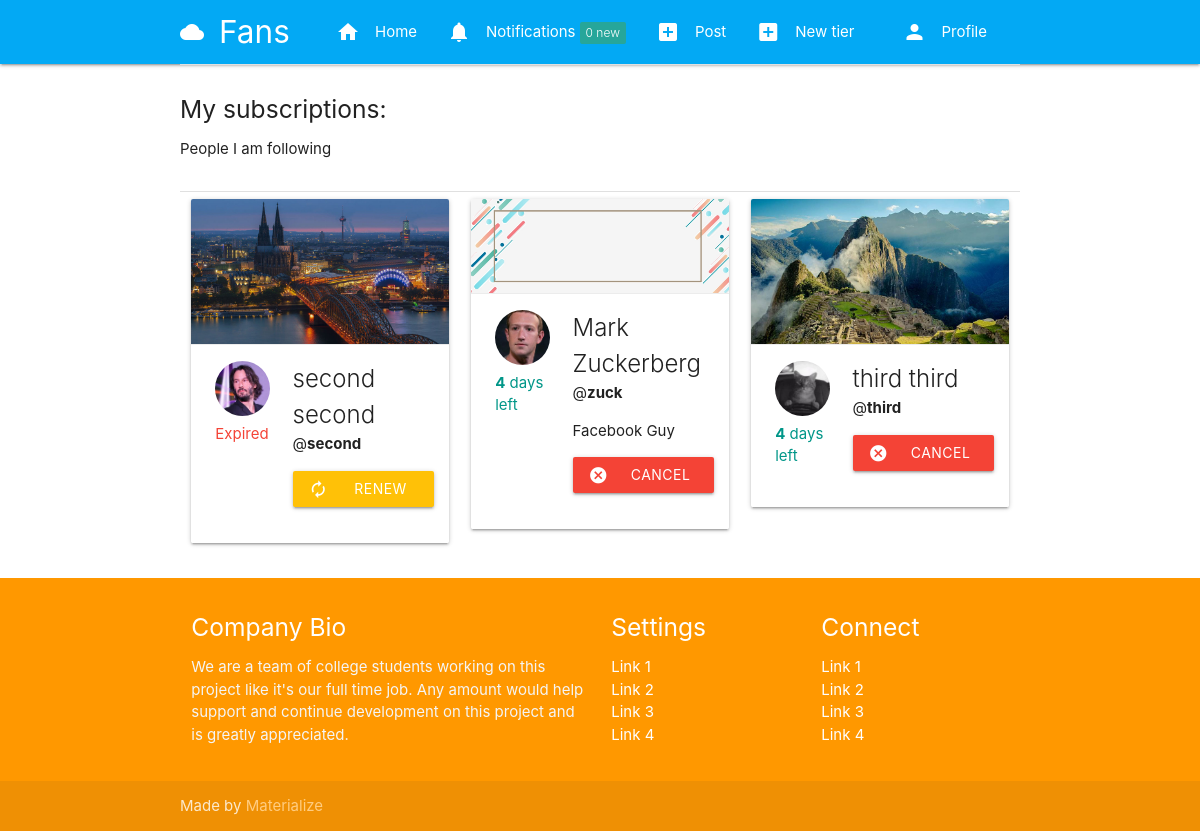
The app's page /sub/myfollows (signed in), older data.
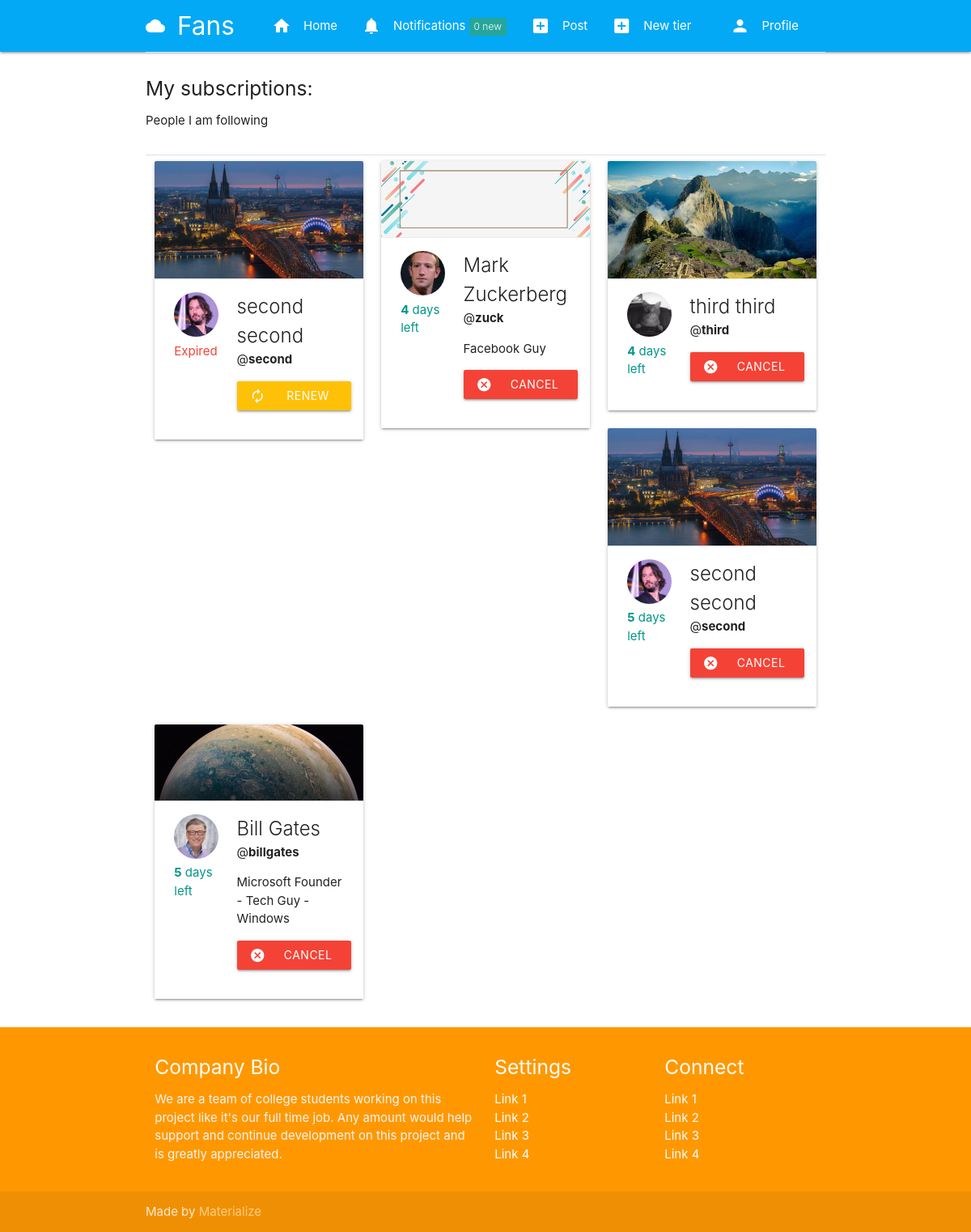
The same page, newer data.
### tier/models.py (models this page shows, shortened)
class Subscription(models.Model):
    subscriber = models.ForeignKey(User, related_name=("subscriber"), on_delete=models.CASCADE)
    subscribed = models.ForeignKey(User, related_name=("subscribed"), on_delete=models.CASCADE)
    tier = models.ForeignKey(Tier, related_name=("tier"), on_delete=models.CASCADE)
    date = models.DateTimeField(auto_now_add=True)
    expired = models.BooleanField(default=False)

### authy/models.py (models this page shows, shortened)
class Profile(models.Model):
	user = models.OneToOneField(User, on_delete=models.CASCADE, related_name='profile')
	location = models.CharField(max_length=50, null=True, blank=True)
	url = models.CharField(max_length=80, null=True, blank=True)
	profile_info = models.TextField(max_length=150, null=True, blank=True)
	created = models.DateField(auto_now_add=True)
	picture = models.ImageField(upload_to=user_directory_path_profile, blank=True, null=True, verbose_name='Picture')
	banner = models.ImageField(upload_to=user_directory_path_banner, blank=True, null=True, verbose_name='Banner')

### tier/views.py (the view)
# urls.py: path('myfollows',following_list,name='myfollows'),
def following_list(request):
  my_follows = Subscription.objects.filter(subscriber=request.user)
  for follows in my_follows:
    if follows.expired !=True:
      end_date = datetime.now() - timedelta(days=6)
      remaining = follows.date.replace(tzinfo=None) - end_date.replace(tzinfo=None)
      days_left = remaining.days
      follows.date = days_left
  context = {
    'my_follows':my_follows,
    }
  return render(request,'following_list.html',context)

### authy/views.py (called while the page is built)
def side_nav_info(request):
	user = request.user
	nav_profile = None
	fans = None
	follows = None
	if user.is_authenticated:
		nav_profile = Profile.objects.get(user=user)
		fans = Subscription.objects.filter(subscribed=user).count()
		follows = Subscription.objects.filter(subscriber=user).count()
	return {'nav_profile': nav_profile, 'fans': fans, 'follows': follows}

### notifications/views.py (called while the page is built)
def count_notifications(request):
  count_notifications = None
  if request.user.is_authenticated:
    count_notifications = Notification.objects.filter(user=request.user,is_seen=False).count()
  return {'count_notifications':count_notifications}

### fans_clone/templates/following_list.html
{% extends 'base.html' %}
{% load static %}
{% block content %}
<div class="divider"></div>
<div class="section">
  <h5>My subscriptions:</h5>
  <p>People I am following</p>
</div>
<div class="divider"></div>
{% for person in my_follows %}
    <div class="col s12 m4">
              <div class="card">
                <div class="card-image">
                {% if person.subscribed.profile.banner %}
                    <img src="{{ person.subscribed.profile.banner.url }}">
                  {% else %}
                    <img src="{% static 'img/nobanner.jpg' %}">
                  {% endif %}
                </div>
                <div class="card-action">
                    <div class="row">
                      <div class="col s4">
                        {% if person.subscribed.profile.picture %}
                            <img src="{{ person.subscribed.profile.picture.url }}" class="circle responsive-img">
                          {% else %}
                            <img src="{% static 'img/no_avatar.jpg' %}" class="circle responsive-img">
                          {% endif %}
                          {% if person.expired == True %}
                            <span class="red-text">Expired</span>
                          {% else %}
                            <span class="teal-text accent-4"><b>{{ person.date }}</b> days left</span>
                          {% endif %}
                        </div>
                        <div class="col s8">
                            <span class="card-title">
                                {{ person.subscribed.first_name }} {{ person.subscribed.last_name }}
                            </span>
                            <br>
                            <span>@<b>{{ person.subscribed.username }}</b></span>
                            <p>{{ person.subscribed.profile.profile_info }}</p>
                            {% if person.expired == True %}
                                <a class="waves-effect waves-light btn amber"><i class="material-icons left">autorenew</i>Renew subscription</a>
                            {% else %}
                                <a class="waves-effect waves-light btn red"><i class="material-icons left">cancel</i>Cancel subscription</a>
                            {% endif %}
                        </div>
                    </div>
                </div>
              </div>
    </div>
{% endfor %}
{% endblock %}

### fans_clone/templates/base.html (shortened to what this page needs)
{% load static %}
<!DOCTYPE html>
<html lang="en">
<head>
  <link href="{% static 'css/materialize.css' %}" type="text/css" rel="stylesheet" media="screen,projection"/>
  <link href="{% static 'css/style.css' %}" type="text/css" rel="stylesheet" media="screen,projection"/>
</head>
<body>
  <nav class="light-blue" role="navigation">
    <div class="nav-wrapper container">
      <a href="{% url 'index' %}" class="brand-logo"><i class="material-icons">cloud</i>Fans</a>
      <ul class="right hide-on-med-and-down">
        <li><a href="{% url 'index' %}"><i class="material-icons left">home</i>Home</a></li>
        <li><a href="{% url 'show-notifications' %}"><i class="material-icons left">notifications</i>Notifications<span class="new badge">{{ count_notifications }}</span></a></li>
        <li><a href="{% url 'new-post' %}"><i class="material-icons left">add_box</i>Post</a></li>
        <li><a href="{% url 'new-tier' %}"><i class="material-icons left">add_box</i>New tier</a></li>
        <li><a href="#" data-target="slide-out" class="sidenav-trigger show-on-large"><i class="material-icons left">person</i>Profile</a></li>
      </ul>
    </div>
  </nav>
<div class="container">
  <div class="row">
    {% block content %}
    {% endblock %}
  </div>
</div>
  <footer class="page-footer orange">
    <div class="container">
      <div class="row">
        <div class="col l6 s12">
          <h5 class="white-text">Company Bio</h5>
          <p class="grey-text text-lighten-4">We are a team of college students working on this project like it's our full time job. Any amount would help support and continue development on this project and is greatly appreciated.</p>
        </div>
        <div class="col l3 s12">
          <h5 class="white-text">Settings</h5>
          <ul>
            <li><a class="white-text" href="#!">Link 1</a></li>
            <li><a class="white-text" href="#!">Link 2</a></li>
            <li><a class="white-text" href="#!">Link 3</a></li>
            <li><a class="white-text" href="#!">Link 4</a></li>
          </ul>
        </div>
        <div class="col l3 s12">
          <h5 class="white-text">Connect</h5>
          <ul>
            <li><a class="white-text" href="#!">Link 1</a></li>
            <li><a class="white-text" href="#!">Link 2</a></li>
            <li><a class="white-text" href="#!">Link 3</a></li>
            <li><a class="white-text" href="#!">Link 4</a></li>
          </ul>
        </div>
      </div>
    </div>
    <div class="footer-copyright">
      <div class="container">
      Made by <a class="orange-text text-lighten-3" href="http://materializecss.com">Materialize</a>
      </div>
    </div>
  </footer>
  </body>
</html>

Row changes from the older to the newer data that the page shows:
added Subscription: subscribed.profile.banner (picture), subscribed.profile.picture (placeholder picture), date "5", subscribed.first_name "second", subscribed.last_name "second", subscribed.username "second", expired False (drawn)
added Subscription: subscribed.profile.banner (picture), subscribed.profile.picture (placeholder picture), date "5", subscribed.first_name "Bill", subscribed.last_name "Gates", subscribed.username "billgates", subscribed.profile.profile_info "Microsoft Founder - Tech Guy - Windows", expired False (drawn)
